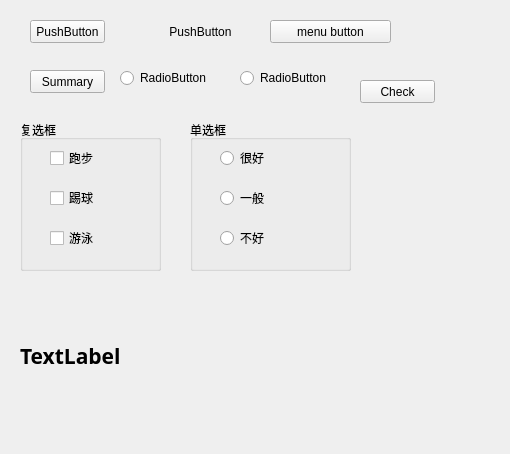
<?xml version="1.0" encoding="UTF-8"?>
<ui version="4.0">
 <class>MyWidget</class>
 <widget class="QWidget" name="MyWidget">
  <property name="geometry">
   <rect>
    <x>0</x>
    <y>0</y>
    <width>510</width>
    <height>454</height>
   </rect>
  </property>
  <property name="windowTitle">
   <string>MyWidget</string>
  </property>
  <widget class="QPushButton" name="pushBtn1">
   <property name="geometry">
    <rect>
     <x>30</x>
     <y>20</y>
     <width>75</width>
     <height>23</height>
    </rect>
   </property>
   <property name="text">
    <string>PushButton</string>
   </property>
   <property name="checkable">
    <bool>true</bool>
   </property>
  </widget>
  <widget class="QPushButton" name="pushBtn2">
   <property name="geometry">
    <rect>
     <x>150</x>
     <y>20</y>
     <width>101</width>
     <height>23</height>
    </rect>
   </property>
   <property name="text">
    <string>PushButton</string>
   </property>
   <property name="flat">
    <bool>true</bool>
   </property>
  </widget>
  <widget class="QPushButton" name="pushBtn3">
   <property name="geometry">
    <rect>
     <x>270</x>
     <y>20</y>
     <width>121</width>
     <height>23</height>
    </rect>
   </property>
   <property name="text">
    <string>menu button</string>
   </property>
  </widget>
  <widget class="QGroupBox" name="groupBox">
   <property name="geometry">
    <rect>
     <x>20</x>
     <y>120</y>
     <width>141</width>
     <height>151</height>
    </rect>
   </property>
   <property name="title">
    <string>复选框</string>
   </property>
   <widget class="QCheckBox" name="ckRun">
    <property name="geometry">
     <rect>
      <x>30</x>
      <y>30</y>
      <width>71</width>
      <height>16</height>
     </rect>
    </property>
    <property name="text">
     <string>跑步</string>
    </property>
    <property name="tristate">
     <bool>true</bool>
    </property>
   </widget>
   <widget class="QCheckBox" name="ckSocer">
    <property name="geometry">
     <rect>
      <x>30</x>
      <y>70</y>
      <width>71</width>
      <height>16</height>
     </rect>
    </property>
    <property name="text">
     <string>踢球</string>
    </property>
   </widget>
   <widget class="QCheckBox" name="ckSwim">
    <property name="geometry">
     <rect>
      <x>30</x>
      <y>110</y>
      <width>71</width>
      <height>16</height>
     </rect>
    </property>
    <property name="text">
     <string>游泳</string>
    </property>
   </widget>
  </widget>
  <widget class="QGroupBox" name="groupBox_2">
   <property name="geometry">
    <rect>
     <x>190</x>
     <y>120</y>
     <width>161</width>
     <height>151</height>
    </rect>
   </property>
   <property name="title">
    <string>单选框</string>
   </property>
   <widget class="QRadioButton" name="rbStatusGood">
    <property name="geometry">
     <rect>
      <x>30</x>
      <y>30</y>
      <width>89</width>
      <height>16</height>
     </rect>
    </property>
    <property name="text">
     <string>很好</string>
    </property>
   </widget>
   <widget class="QRadioButton" name="rbStatusSoso">
    <property name="geometry">
     <rect>
      <x>30</x>
      <y>70</y>
      <width>89</width>
      <height>16</height>
     </rect>
    </property>
    <property name="text">
     <string>一般</string>
    </property>
   </widget>
   <widget class="QRadioButton" name="rbStatusBad">
    <property name="geometry">
     <rect>
      <x>30</x>
      <y>110</y>
      <width>89</width>
      <height>16</height>
     </rect>
    </property>
    <property name="text">
     <string>不好</string>
    </property>
   </widget>
  </widget>
  <widget class="QRadioButton" name="radioButton_4">
   <property name="geometry">
    <rect>
     <x>120</x>
     <y>70</y>
     <width>89</width>
     <height>16</height>
    </rect>
   </property>
   <property name="text">
    <string>RadioButton</string>
   </property>
  </widget>
  <widget class="QRadioButton" name="radioButton_5">
   <property name="geometry">
    <rect>
     <x>240</x>
     <y>70</y>
     <width>89</width>
     <height>16</height>
    </rect>
   </property>
   <property name="text">
    <string>RadioButton</string>
   </property>
  </widget>
  <widget class="QPushButton" name="btSummary">
   <property name="geometry">
    <rect>
     <x>30</x>
     <y>70</y>
     <width>75</width>
     <height>23</height>
    </rect>
   </property>
   <property name="text">
    <string>Summary</string>
   </property>
   <property name="checkable">
    <bool>false</bool>
   </property>
  </widget>
  <widget class="QLabel" name="lbInfo">
   <property name="geometry">
    <rect>
     <x>20</x>
     <y>280</y>
     <width>461</width>
     <height>151</height>
    </rect>
   </property>
   <property name="font">
    <font>
     <family>新宋体</family>
     <pointsize>16</pointsize>
     <weight>75</weight>
     <bold>true</bold>
    </font>
   </property>
   <property name="text">
    <string>TextLabel</string>
   </property>
   <property name="wordWrap">
    <bool>true</bool>
   </property>
  </widget>
  <widget class="QPushButton" name="btCheck">
   <property name="geometry">
    <rect>
     <x>360</x>
     <y>80</y>
     <width>75</width>
     <height>23</height>
    </rect>
   </property>
   <property name="text">
    <string>Check</string>
   </property>
  </widget>
 </widget>
 <layoutdefault spacing="6" margin="11"/>
 <resources/>
 <connections/>
</ui>
